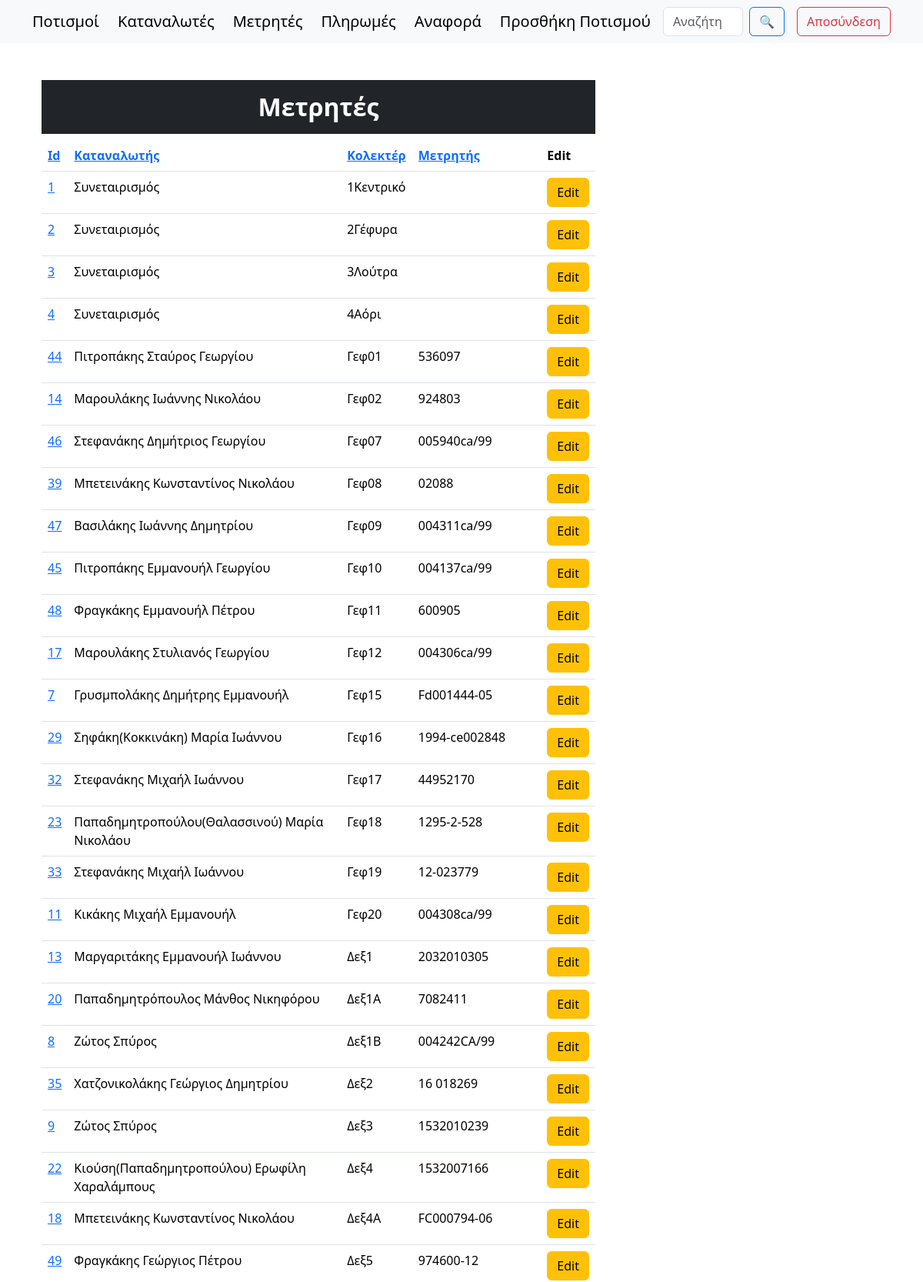
The page /counters/ (signed in, upper part) on the database its author committed.
### synet/models.py (models this page shows, shortened)
class Counters(models.Model):
    collecter = models.CharField(max_length=20)
    counter = models.CharField(max_length=20, null=True, blank=True)
    customer = models.ForeignKey(Persons, null=True, blank=True, on_delete=models.SET_NULL)
    lastIndication = models.IntegerField(null=True, blank=True)
    class Meta:
        ordering = ['collecter']

class Persons(models.Model):
    surname = models.CharField(max_length=100)
    name = models.CharField(max_length=100, null=True, blank=True)
    fathersName = models.CharField(max_length=100, null=True, blank=True)
    afm = models.CharField(max_length=9, null=True, blank=True, unique=True)
    phone = models.CharField(max_length=10, null=True, blank=True)
    member = models.BooleanField(default=True)  # Είναι μέλος του συνεταιρισμού
    payAsMember = models.BooleanField(default=True)  # Πληρώνει σαν μέλος του συνεταιρισμού
    isActive = models.BooleanField(default=False)  # Είναι ενεργός στον πολιτισμό
    aa = models.IntegerField(null=True, blank=True, unique=True)  # Αύξων αριθμός απόφασης ΔΣ 7/10/2000
    placeOfResidence = models.CharField(max_length=20, null=True, blank=True) # Τόπος διαμονής
    notes = models.CharField(max_length=100, null=True, blank=True)
    class Meta:
        unique_together = ('surname', 'name', 'fathersName')
        ordering = ['surname', 'name', 'fathersName']
    def __str__(self):
        return f"{self.surname} {self.name} {self.fathersName}".strip()  # Αφαιρεί επιπλέον κενά

### synet/views.py (the view)
# urls.py: path('counters/', views.counters, name="counters"),
def counters(request):
    sort_by, order = get_sort_params(request, default='collecter')
    data = Counters.objects.all().order_by(sort_by)
    return render(request, 'counters.html', {'data': data, 'order': order})

### synet/views.py (called while the page is built)
def get_sort_params(request, default='-id'):
    sort_by = request.GET.get('sort', default)
    order = request.GET.get('order', 'asc')
    if order == 'desc' and not sort_by.startswith('-'):
        sort_by = f'-{sort_by}'
    elif order == 'asc' and sort_by.startswith('-'):
        sort_by = sort_by[1:]
    return sort_by, 'asc' if order == 'desc' else 'desc'

### templates/counters.html (shortened to what this page needs)
{% extends "main.html" %}
{% block content %}
<div class="container mt-5">
    <div class="row">
        <div class="col-md-8">
            <h2 class="text-center text-white bg-dark p-3">Μετρητές</h2>
            <table class="table">
                <thead>
                  <tr>
                    <th scope="col"><a href="?sort=id&order={{ order }}">Id</a></th>
                    <th scope="col"><a href="?sort=customer&order={{ order }}">Καταναλωτής</a></th>
                    <th scope="col"><a href="?sort=collecter&order={{ order }}">Κολεκτέρ</a></th>
                    <th scope="col"><a href="?sort=counter&order={{ order }}">Μετρητής</a></th>
                    <th scope="col">Edit</th>
                  </tr>
                </thead>
                <tbody>
                    {% for d in data %}
                  <tr>
                    <td scope="row"><a href="/counter/{{d.id}}">{{d.id}}</a></td>
                    <td>{{d.customer}}</td>
                    <td>{{d.collecter}}</td>
                    <td>{{d.counter}}</td>
                    <td><a type="button" href="/counters/update/{{d.id}}" class="btn btn-warning">Edit</a></td>
                  </tr>
                  {% endfor %}
                </tbody>
              </table>
        </div>
    </div>
</div>
{% endblock content %}

### templates/main.html (style rules this page uses)
body { padding-top: 80px; }
thead { position: sticky; top: 0; background-color: #0d6efd; color: #fff; z-index: 1020; }
tbody tr:nth-child(odd) { background-color: #f9f9f9; }
tbody tr:nth-child(even) { background-color: #e9ecef; }
h2 { color: #0d6efd; font-weight: 600; }

### rows shown on the page
Counters: id "1", customer "Συνεταιρισμός", collecter "1Κεντρικό"
Counters: id "2", customer "Συνεταιρισμός", collecter "2Γέφυρα"
Counters: id "3", customer "Συνεταιρισμός", collecter "3Λούτρα"
Counters: id "4", customer "Συνεταιρισμός", collecter "4Αόρι"
Counters: id "44", customer "Πιτροπάκης Σταύρος Γεωργίου", collecter "Γεφ01", counter "536097"
Counters: id "14", customer "Μαρουλάκης Ιωάννης Νικολάου", collecter "Γεφ02", counter "924803"
Counters: id "46", customer "Στεφανάκης Δημήτριος Γεωργίου", collecter "Γεφ07", counter "005940ca/99"
Counters: id "39", customer "Μπετεινάκης Κωνσταντίνος Νικολάου", collecter "Γεφ08", counter "02088"
Counters: id "47", customer "Βασιλάκης Ιωάννης Δημητρίου", collecter "Γεφ09", counter "004311ca/99"
Counters: id "45", customer "Πιτροπάκης Εμμανουήλ Γεωργίου", collecter "Γεφ10", counter "004137ca/99"
Counters: id "48", customer "Φραγκάκης Εμμανουήλ Πέτρου", collecter "Γεφ11", counter "600905"
Counters: id "17", customer "Μαρουλάκης Στυλιανός Γεωργίου", collecter "Γεφ12", counter "004306ca/99"
Counters: id "7", customer "Γρυσμπολάκης Δημήτρης Εμμανουήλ", collecter "Γεφ15", counter "Fd001444-05"
Counters: id "29", customer "Σηφάκη(Κοκκινάκη) Μαρία Ιωάννου", collecter "Γεφ16", counter "1994-ce002848"
Counters: id "32", customer "Στεφανάκης Μιχαήλ Ιωάννου", collecter "Γεφ17", counter "44952170"
Counters: id "23", customer "Παπαδημητροπούλου(Θαλασσινού) Μαρία Νικολάου", collecter "Γεφ18", counter "1295-2-528"
Counters: id "33", customer "Στεφανάκης Μιχαήλ Ιωάννου", collecter "Γεφ19", counter "12-023779"
Counters: id "11", customer "Κικάκης Μιχαήλ Εμμανουήλ", collecter "Γεφ20", counter "004308ca/99"
Counters: id "13", customer "Μαργαριτάκης Εμμανουήλ Ιωάννου", collecter "Δεξ1", counter "2032010305"
Counters: id "20", customer "Παπαδημητρόπουλος Μάνθος Νικηφόρου", collecter "Δεξ1Α", counter "7082411"
Counters: id "8", customer "Ζώτος Σπύρος", collecter "Δεξ1Β", counter "004242CA/99"
Counters: id "35", customer "Χατζονικολάκης Γεώργιος Δημητρίου", collecter "Δεξ2", counter "16 018269"
Counters: id "9", customer "Ζώτος Σπύρος", collecter "Δεξ3", counter "1532010239"
Counters: id "22", customer "Κιούση(Παπαδημητροπούλου) Ερωφίλη Χαραλάμπους", collecter "Δεξ4", counter "1532007166"
Counters: id "18", customer "Μπετεινάκης Κωνσταντίνος Νικολάου", collecter "Δεξ4Α", counter "FC000794-06"
Counters: id "49", customer "Φραγκάκης Γεώργιος Πέτρου", collecter "Δεξ5", counter "974600-12"
